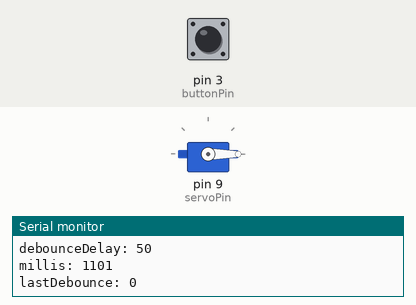
Simulated run of this sketch. Board: Arduino Uno, built with avr-gcc and run on an emulated ATmega328P. Shown: servo, the last lines printed to the serial monitor. Inputs (shaded band) come from the test bench; at power-on: pin 3 (buttonPin) LOW.

Above: at 1.2 s.
1.3 s: pin 3 (buttonPin) pulled HIGH for 0.15 s
At 1.78 s:
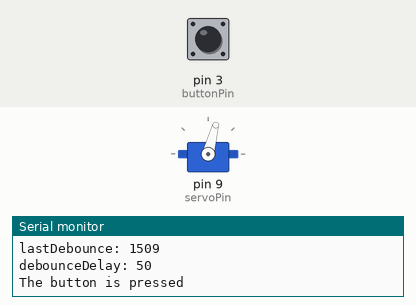
Timing chart, 0 to 10.4 s (numbered marks = the images above; inputs shaded):
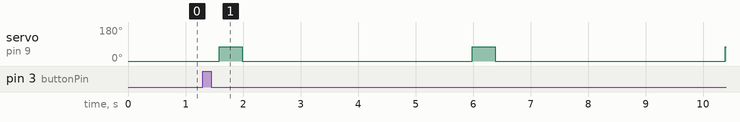

The sketch:

arduino-singing-bowl.ino
```cpp
#include <Servo.h>

Servo servo1;
const int buttonPin = 3;
const int servoPin = 9;
const int debounceDelay = 50;

int on;
int buttonReading;
int lastSteadyState = LOW;
int lastFlickerableState = LOW;
long timeInBetweenButtonPresses;
unsigned long lastDebounceTime = 0;


void setup() {
  Serial.begin(9600);
  Serial.println("setting things up...");
  pinMode(buttonPin, INPUT);
  servo1.attach(servoPin);
  on = false;
}

void loop() {
  buttonReading = digitalRead(buttonPin);

  if (buttonReading != lastFlickerableState) {
    Serial.println("lastFlicerableState: " + String(lastFlickerableState));
    Serial.println("buttonReading: " + String(buttonReading));
    Serial.println("flickering...");
    lastDebounceTime = millis();
    lastFlickerableState = buttonReading;
  }

  if ((millis() - lastDebounceTime) > debounceDelay) {
    Serial.println("millis: " + String(millis()));
    Serial.println("lastDebounce: " + String(lastDebounceTime));
    Serial.println("debounceDelay: " + String(debounceDelay));
    if (lastSteadyState == HIGH && buttonReading == LOW) {
      Serial.println("The button is pressed");
      on = !on;
    }
    else if (lastSteadyState == LOW && buttonReading == HIGH) {
      Serial.println("The button is released");
    }

   lastSteadyState = buttonReading;
  }

  if (on) {
    startStriker();
  }
  servo1.write(0);
}

void startStriker() {
    int position = 75;
    int timeInBetween = 4000;

    servo1.write(position);   // Tell servo to go to 180 degrees

    delay(400);         // Pause to get it time to move

    servo1.write(0);     // Tell servo to go to 0 degrees

    delay(timeInBetween);
}
```

Measured:
- after the input at 1.3 s, servo on pin 9 (servoPin): alternates 75° for 0.40 s and 0° for 4.0 s, starting after 0.29 s
